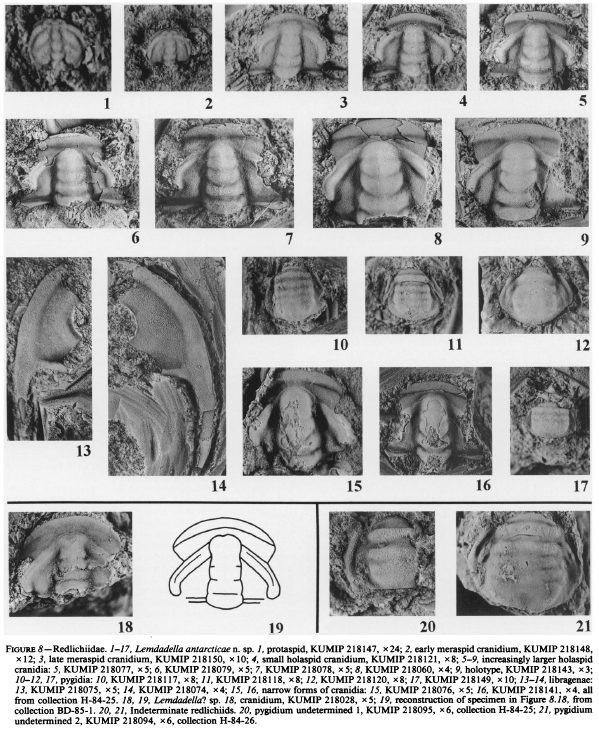
#> input picture test_scripts/Fig.08.png, 599 x 733 px, found by its file name
$ python segmentation_test3.py
#> lines starting #> are read from the running program, lines starting #| are printed output that depends on the picture; after the words box and inside, x2 and y2 are one past the last pixel; in counts of white or black regions, pixels touching at a corner belong together
import cv2
import numpy as np
import os

def check_overlap(box1, box2):
    x1, y1, w1, h1 = box1[:4]
    x2, y2, w2, h2 = box2[:4]

    # Check if one box is inside the other
    if (x1 <= x2 <= x1 + w1 or x2 <= x1 <= x2 + w2) and (y1 <= y2 <= y1 + h1 or y2 <= y1 <= y2 + h2):
        return True
    return False

def segment_figures(image_path, output_folder):
    # Read the image
#> called with image_path = './test_scripts/Fig.08.png', output_folder = './test_scripts/output'
    img = cv2.imread(image_path)
#> img is the input picture: shape (733, 599, 3); min 0, max 255, mean 162.6
    original_img = img.copy()
    gray = cv2.cvtColor(img, cv2.COLOR_BGR2GRAY)

    # Apply threshold
    _, thresh = cv2.threshold(gray, 200, 255, cv2.THRESH_BINARY_INV)
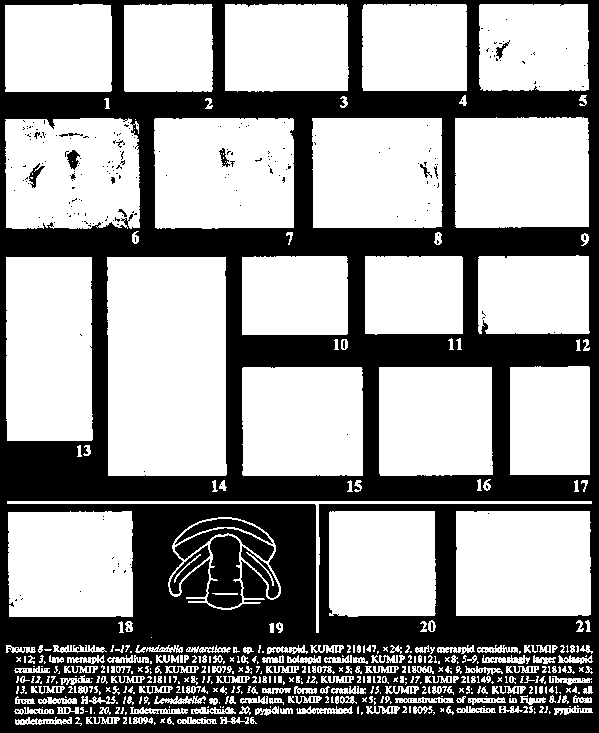
#> thresh: shape (733, 599); 60.1% white; 595 black regions (577 under 20 px)

    # Find contours
    contours, _ = cv2.findContours(thresh, cv2.RETR_EXTERNAL, cv2.CHAIN_APPROX_SIMPLE)
#> contours = 443 contours, 268 with area under 20; largest, box (x1, y1, x2, y2) and area: (107, 257, 227, 476) 25566, (6, 257, 93, 441) 15534, (154, 118, 294, 229) 15058, (455, 117, 589, 228) 14434, (5, 118, 140, 229) 14095

    # Get bounding boxes for all contours
    bounding_boxes = []
    for contour in contours:
        if cv2.contourArea(contour) < 1000:  # Adjust this value as needed
            continue
        x, y, w, h = cv2.boundingRect(contour)
        bounding_boxes.append((x, y, w, h))
#> this loop made 443 passes
#> contour on passes 1, 5, 16: [[154, 722], [154, 724], [155, 723]], [[204, 717], [205, 717]], [[361, 712], [361, 714], [362, 713], [362, 712]]
#> after the loop, bounding_boxes = 22 items, first 6: (168, 517, 113, 93), (456, 511, 135, 105), (329, 511, 107, 106), (8, 511, 125, 106), (7, 501, 585, 132), (379, 367, 114, 109)

    # Remove overlapping boxes, keeping the larger ones
    valid_boxes = []
    for box in bounding_boxes:
        is_valid = True
        for valid_box in valid_boxes:
            if check_overlap(box, valid_box):
                if box[2] * box[3] > valid_box[2] * valid_box[3]:
                    valid_boxes.remove(valid_box)
                else:
                    is_valid = False
                break
        if is_valid:
            valid_boxes.append(box)
#> this loop made 22 passes
#> box on passes 1, 16, 17, 18, 19, 20: (168, 517, 113, 93), (5, 118, 135, 111), (455, 117, 134, 111), (479, 4, 110, 87), (362, 4, 105, 87), (225, 4, 124, 88)

    if not valid_boxes:
        print("No valid boxes found.")
        return

    # Calculate average height of boxes
    avg_height = sum(box[3] for box in valid_boxes) / len(valid_boxes)

    # Assign row numbers based on y-coordinate and average height
    for i, box in enumerate(valid_boxes):
        box_y = box[1]
        row = int(box_y / (avg_height * 1.2))  # 1.2 is a factor to allow some variation
        valid_boxes[i] = box + (row,)  # Add row number as the 5th element of the tuple
#> this loop made 21 passes
#> box on passes 1 to 12: (456, 511, 135, 105), (329, 511, 107, 106), (8, 511, 125, 106), (7, 501, 585, 132), (379, 367, 114, 109), (242, 367, 121, 109), (510, 366, 80, 109), (107, 257, 120, 219), (6, 257, 87, 184), (365, 256, 98, 79), (242, 256, 106, 79), (478, 255, 112, 79)

    # Sort boxes first by row, then by x-coordinate
    valid_boxes.sort(key=lambda box: (box[4], box[0]))

    # Process valid boxes
    for i, (x, y, w, h, _) in enumerate(valid_boxes, start=1):
        # Add some padding
        padding = 10
        x = max(0, x - padding)
        y = max(0, y - padding)
        w = min(img.shape[1] - x, w + 2*padding)
        h = min(img.shape[0] - y, h + 2*padding)

        # Crop the figure
        figure = original_img[y:y+h, x:x+w]

        # Save the cropped figure
        output_path = os.path.join(output_folder, f"figure_{i}.png")
        cv2.imwrite(output_path, figure)

        # Draw rectangle on original image in red color
        cv2.rectangle(img, (x, y), (x+w, y+h), (0, 0, 255), 2)  # Red color (BGR format)

        # Put number on the image
        cv2.putText(img, str(i), (x, y-10), cv2.FONT_HERSHEY_SIMPLEX, 0.9, (0, 0, 255), 2)
#> this loop made 21 passes
#> (x, y, w, h) on passes 1 to 12: (5, 118, 135, 111), (5, 4, 107, 88), (124, 4, 89, 88), (154, 118, 140, 111), (225, 4, 124, 88), (312, 118, 131, 110), (362, 4, 105, 87), (455, 117, 134, 111), (479, 4, 110, 87), (6, 257, 87, 184), (107, 257, 120, 219), (242, 256, 106, 79)
#> pass 1, in segment_figures, `figure = original_img[y:y+h, x:x+w]`:
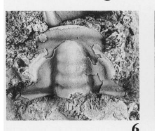
#> figure: shape (131, 155, 3); min 27, max 255, mean 163.9
#> pass 2, in segment_figures, `figure = original_img[y:y+h, x:x+w]`:
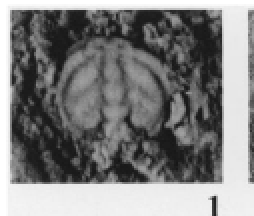
#> figure: shape (108, 127, 3) (shown 2 times larger); min 21, max 255, mean 128.1
#> pass 3, in segment_figures, `figure = original_img[y:y+h, x:x+w]`:
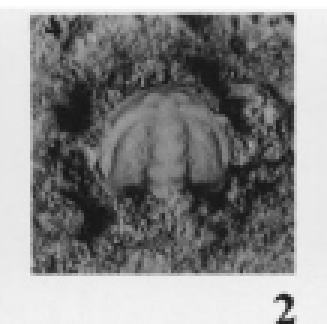
#> figure: shape (108, 109, 3) (shown 3 times larger); min 21, max 255, mean 137.9
#> after the loop:
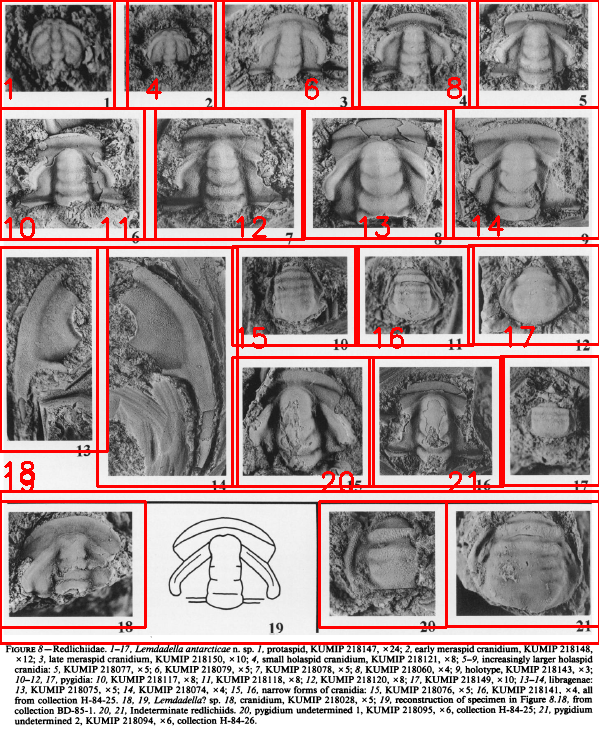
#> img: shape (733, 599, 3); 7.44% of pixels changed, all inside (x1, y1, x2, y2) = (0, 0, 599, 645)

    # Save the annotated image with red bounding boxes and numbers
    annotated_path = os.path.join(output_folder, "annotated_red_boxes_with_numbers.png")
    cv2.imwrite(annotated_path, img)

# Usage
image_path = "./test_scripts/Fig.08.png"
output_folder = "./test_scripts/output"
os.makedirs(output_folder, exist_ok=True)
segment_figures(image_path, output_folder)

$ run again, with test_scripts/repina_1.png copied over test_scripts/Fig.08.png
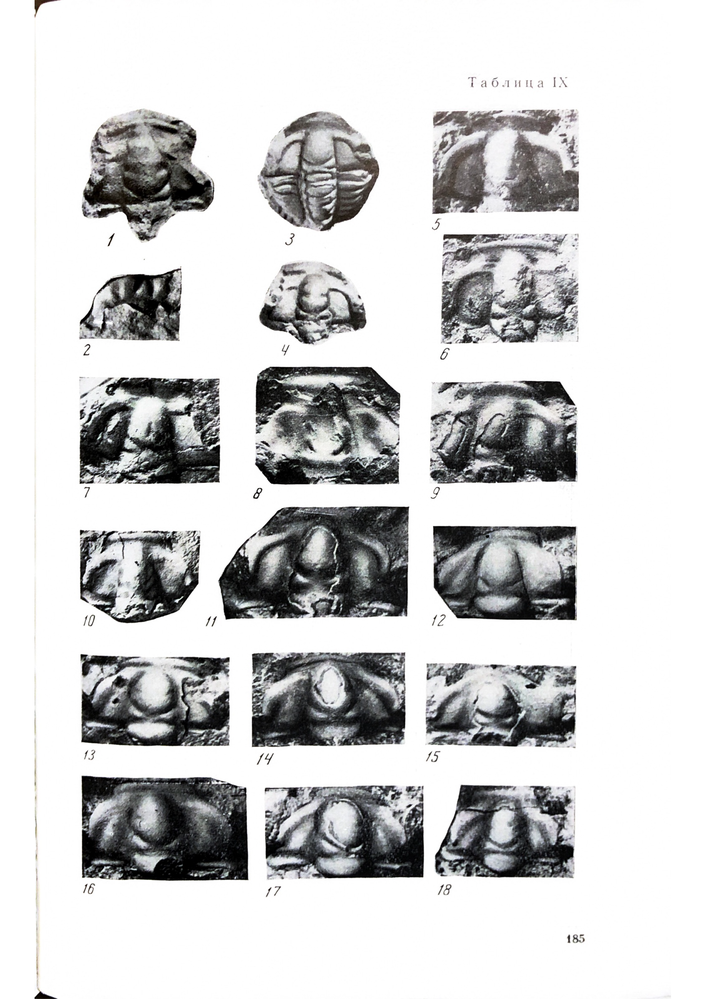
#> input picture test_scripts/repina_1.png, 706 x 999 px, shrunk from 1695 x 2398 before the run, found by its file name
#> in segment_figures, img is the input picture: shape (999, 706, 3); mean B, G, R 207.6, 207.3, 207.1
#> in segment_figures, `_, thresh = cv2.threshold(gray, 200, 255, cv2.THRESH_BINARY_INV)`:
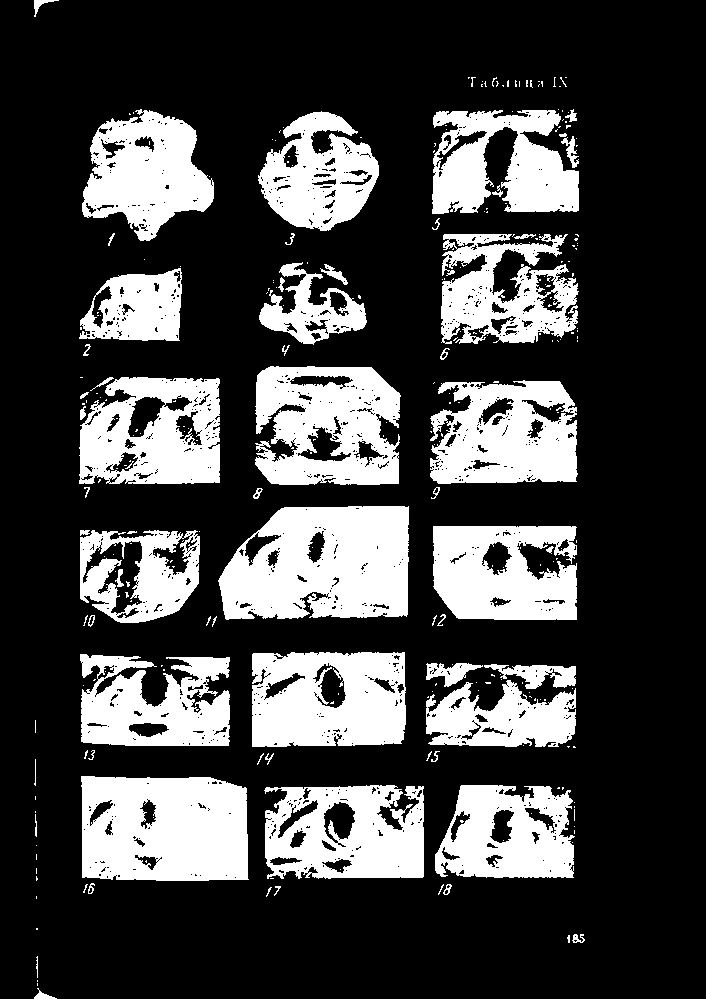
#> thresh: shape (999, 706); 26.8% white; 304 white regions (247 under 20 px)
#> contours = 229 contours, 190 with area under 20; largest, box (x1, y1, x2, y2) and area: (218, 506, 409, 620) 18311, (81, 776, 249, 881) 16512, (255, 366, 401, 485) 14472, (252, 652, 406, 747) 13792, (79, 377, 220, 484) 13170
#> the loop in segment_figures, `for contour in contours:` made 229 passes
#> contour on passes 2, 3, 7: [[37, 983], [37, 985]], [[37, 980], [37, 981]], [[36, 928], [36, 929], [37, 929], [37, 928]]
#> after the loop in segment_figures, `for contour in contours:`: bounding_boxes = 19 items, first 6: (435, 785, 140, 93), (264, 785, 160, 94), (81, 776, 168, 105), (426, 680, 150, 67), (484, 664, 92, 25), (80, 654, 150, 92)
#> the loop in segment_figures, `for box in bounding_boxes:` made 19 passes
#> the loop in segment_figures, `for i, box in enumerate(valid_boxes):` made 18 passes
#> box on passes 1 to 8: (435, 785, 140, 93), (264, 785, 160, 94), (81, 776, 168, 105), (426, 680, 150, 67), (80, 654, 150, 92), (252, 652, 154, 95), (80, 530, 120, 93), (433, 526, 144, 94)
#> the loop in segment_figures, `for i, (x, y, w, h, _) in enumerate(valid_boxes, start=1):` made 18 passes
#> (x, y, w, h) on passes 1 to 8: (82, 109, 132, 132), (258, 111, 121, 120), (432, 110, 147, 104), (441, 234, 138, 110), (79, 268, 103, 73), (259, 262, 108, 83), (79, 377, 141, 107), (255, 366, 146, 119)
#> after the loop in segment_figures, `for i, (x, y, w, h, _) in enumerate(valid_boxes, start=1):`:
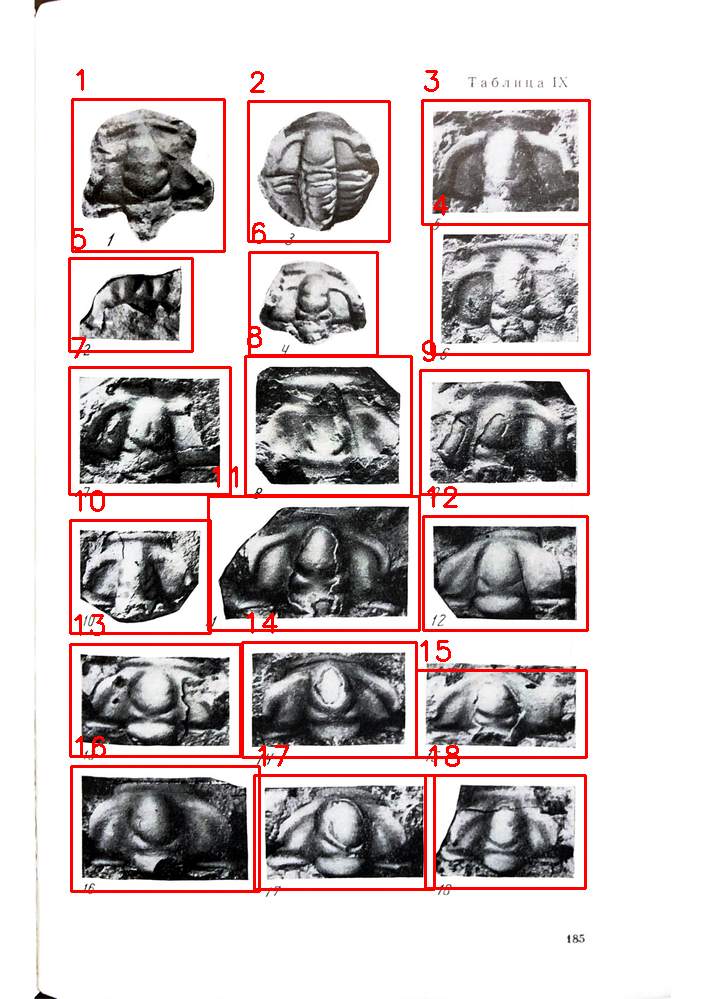
#> img: shape (999, 706, 3); 4.48% of pixels changed, all inside (x1, y1, x2, y2) = (68, 69, 591, 893)
